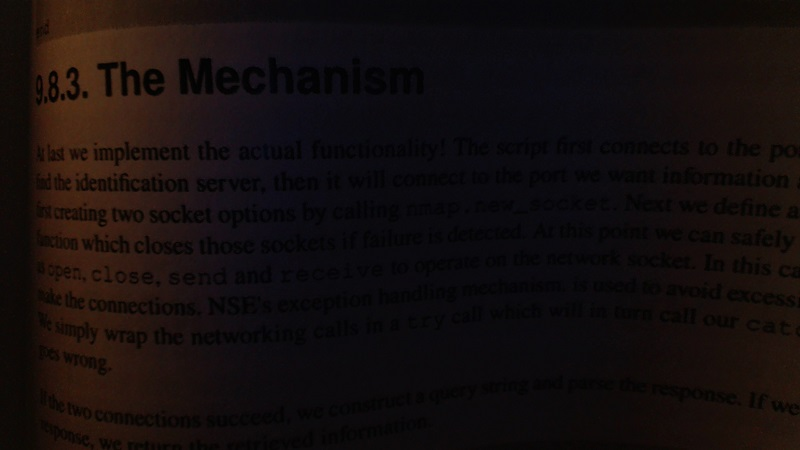
#> input picture bookpage.jpg, 800 x 450 px
$ python 12_threshold.py
#> lines starting #> are read from the running program, lines starting #| are printed output that depends on the picture; after the words box and inside, x2 and y2 are one past the last pixel; in counts of white or black regions, pixels touching at a corner belong together
import cv2 as cv
import numpy as np

#thresholding to simplify lowlight images

img=cv.imread('bookpage.jpg')
#> img is the input picture: shape (450, 800, 3); mean B, G, R 13.4, 13.6, 20.3

#bgrtogray
img2Gray=cv.cvtColor(img,cv.COLOR_BGR2GRAY)
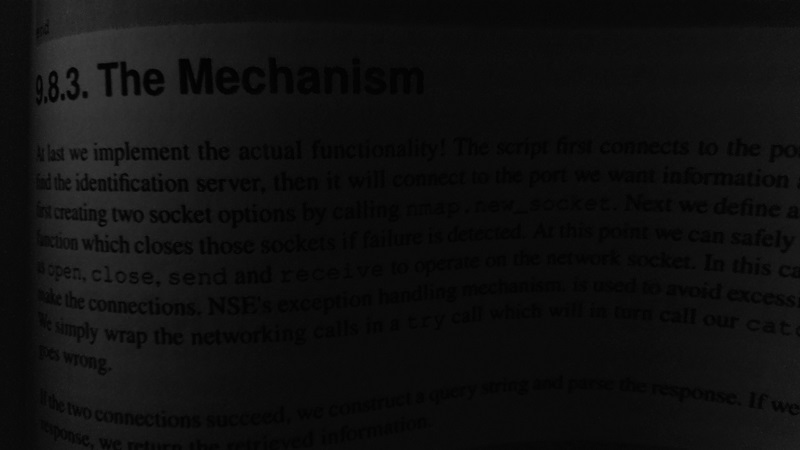
#> img2Gray: shape (450, 800); min 0, max 64, mean 15.6

#threshold
thresh,imgthresh=cv.threshold(img,10,255,cv.THRESH_BINARY)
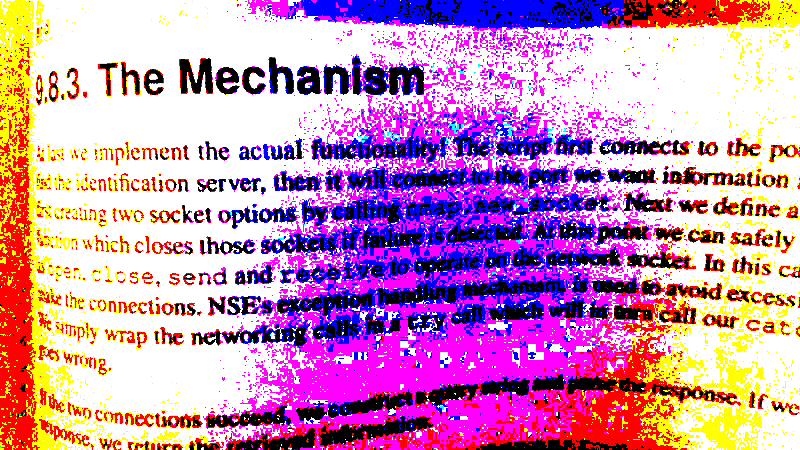
#> imgthresh: shape (450, 800, 3); mean B, G, R 185.6, 143.5, 204.9
thresh,imgGraythresh=cv.threshold(img2Gray,10,255,cv.THRESH_BINARY)
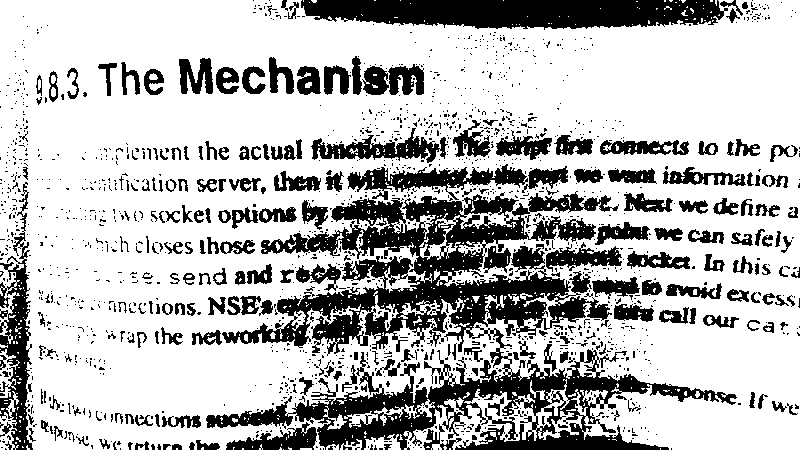
#> imgGraythresh: shape (450, 800); 72.6% white; 1628 black regions (1390 under 20 px), largest, box (x1, y1, x2, y2) and area: (206, 191, 737, 450) 41971, (301, 0, 728, 30) 10101, (0, 182, 33, 450) 3599

#adaptive threshold
imgadaptive=cv.adaptiveThreshold(img2Gray,255,cv.ADAPTIVE_THRESH_GAUSSIAN_C,cv.THRESH_BINARY,115,1)
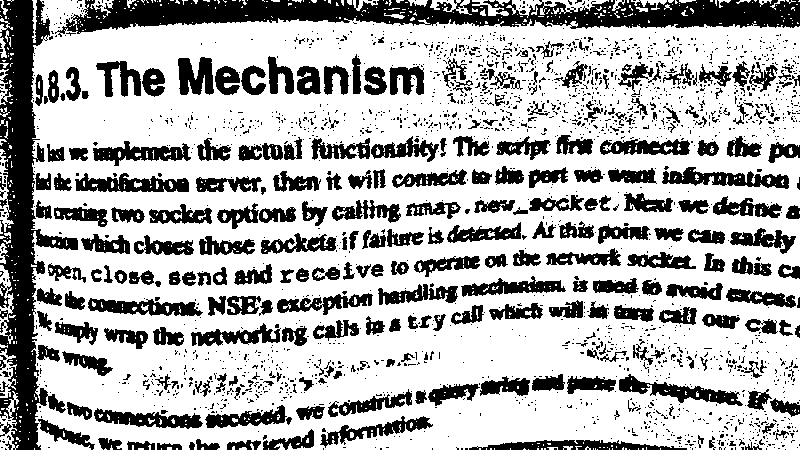
#> imgadaptive: shape (450, 800); 69.3% white; 2145 black regions (1865 under 20 px), largest, box (x1, y1, x2, y2) and area: (55, 0, 800, 37) 14872, (0, 0, 78, 450) 13658, (662, 167, 789, 189) 1363
#accepts grayscaled image
imgadaptive2=cv.adaptiveThreshold(img2Gray,255,cv.ADAPTIVE_THRESH_MEAN_C,cv.THRESH_BINARY,115,1)
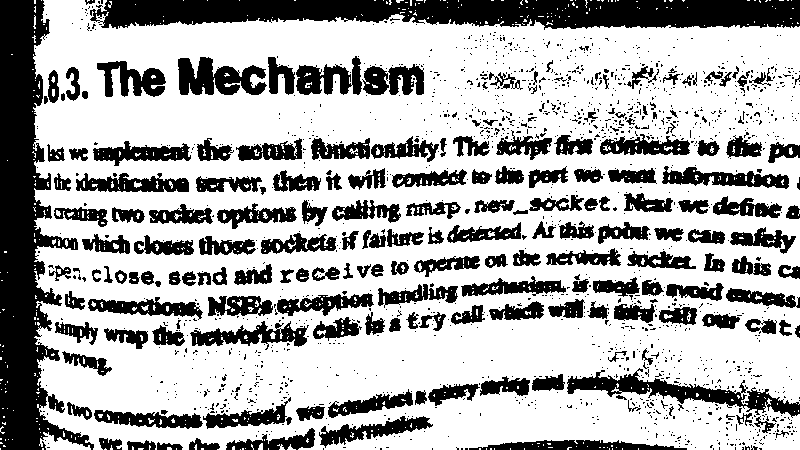
#> imgadaptive2: shape (450, 800); 68.1% white; 1605 black regions (1407 under 20 px), largest, box (x1, y1, x2, y2) and area: (0, 0, 94, 450) 19481, (90, 0, 800, 30) 16577, (567, 368, 800, 418) 3198

cv.imshow('img',img)
cv.imshow('thresh',imgthresh)
cv.imshow('imgGray',img2Gray)
cv.imshow('imgGraythresh',imgGraythresh)
cv.imshow('imgadaptive',imgadaptive)
cv.imshow('imgadaptive2',imgadaptive2)
cv.waitKey(0)
cv.destroyAllWindows()
